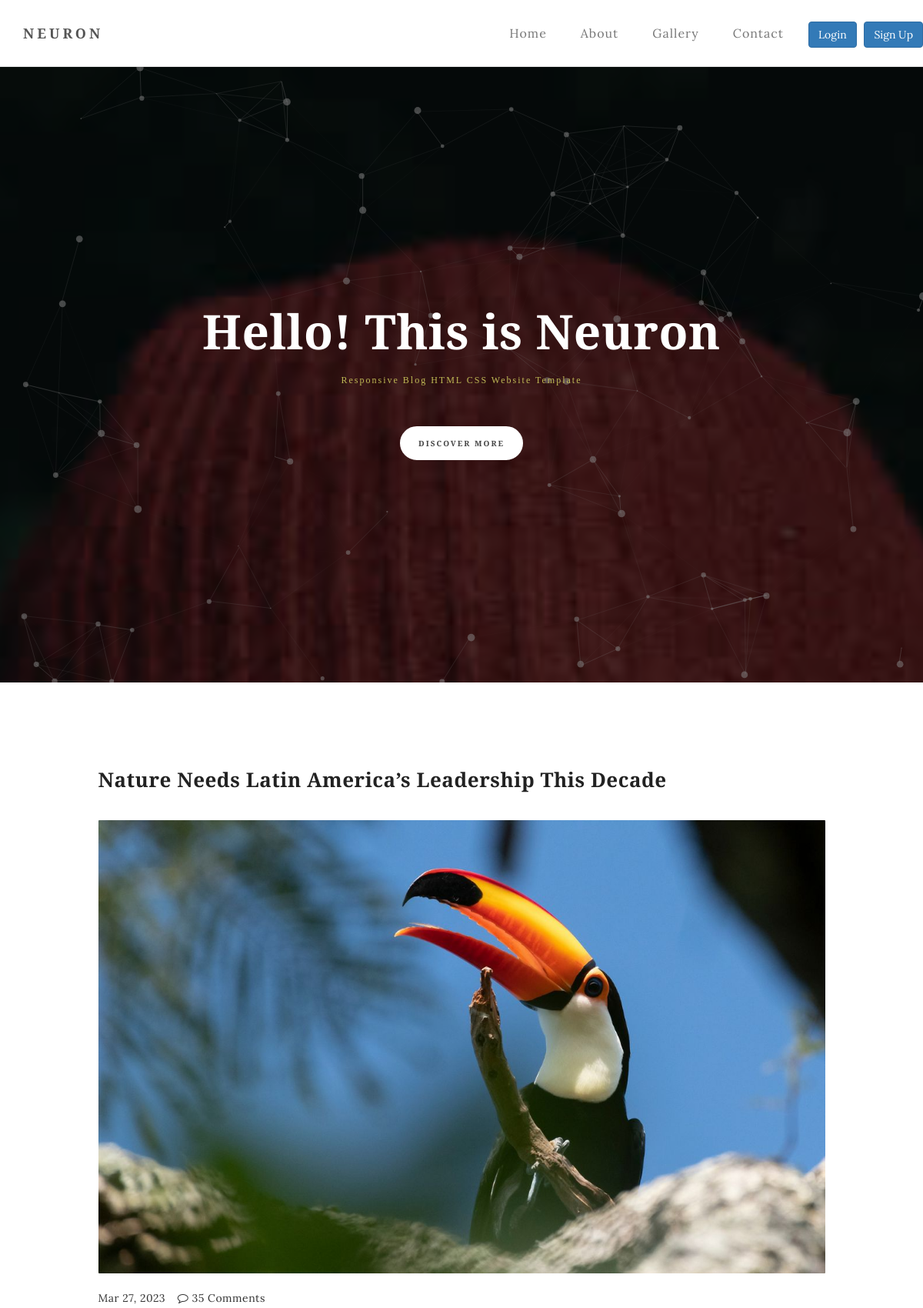
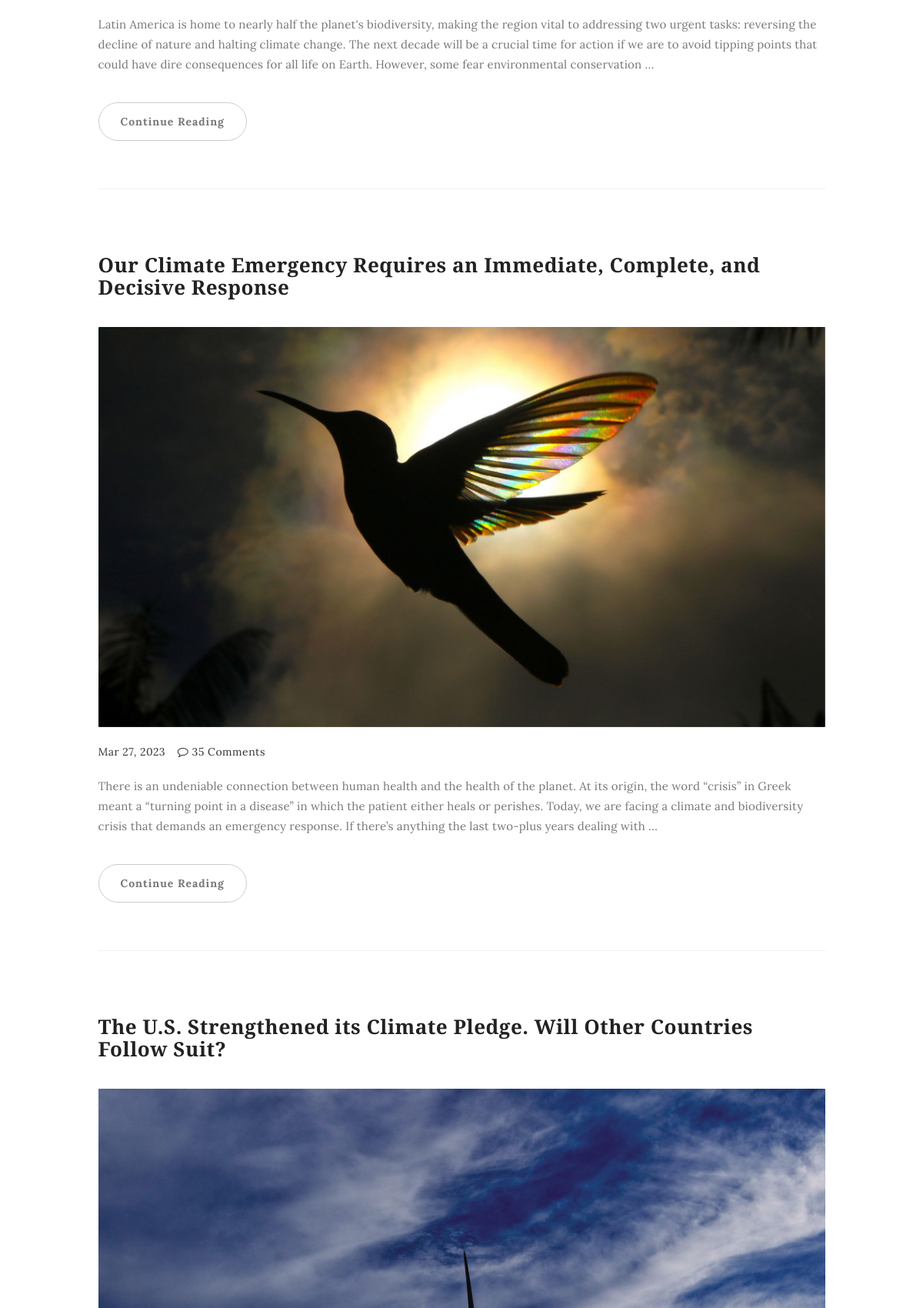
The page / (upper part) on the database its author committed (2 pictures, top to bottom).
### blog/models.py (models this page shows, shortened)
class New(models.Model):
    class Status(models.TextChoices):
        draft = 'DF', 'Draft'
        published = 'PB', 'Published'
    title = models.CharField(max_length=200)
    slug = models.SlugField(max_length=50)
    body = models.TextField()
    image = models.ImageField(upload_to='blog/', blank=True, null=True)
    publish_date = models.DateTimeField(default=timezone.now)
    create_time = models.DateTimeField(auto_now_add=True)
    status = models.CharField(max_length=2,
                              choices=Status.choices,
                              default=Status.draft
                              )
    published = PublishManager()
    class Meta:
        ordering = ['-publish_date']

### blog/views.py (the view)
# urls.py: path('', HomeView.as_view(), name='home'),
class HomeView(View):
    def get(self, request):
        data = New.published.all()
        context = {
            'data': data,
        }
        return render(request, 'blog/home.html', context)

### blog/models.py (called while the page is built)
    def get_queryset(self):
        return super().get_queryset().filter(status=New.Status.published)

### templates/blog/home.html (shortened to what this page needs)
{% extends 'base.html' %}
{% block content %}
<section id="home" class="main-home parallax-section">
     <div id="particles-js"></div>
     <div class="container">
          <div class="row">
               <div class="col-md-12 col-sm-12">
                    <h1>Hello! This is Neuron</h1>
                    <h4>Responsive Blog HTML CSS Website Template</h4>
                    <a class="smoothScroll btn btn-default">Discover More</a>
               </div>
          </div>
     </div>
</section>
<section id="blog">
     <div class="container">
          <div class="row">
               <div class="col-md-offset-1 col-md-10 col-sm-12">
                    {% for post in data %}
                         <div class="blog-post-thumb">
                              <div class="blog-post-title">
                                   <h3><a href="{% url 'blog:blog_detail_view' post.slug %}">{{ post.title }}</a></h3>
                              </div>
                              <div class="blog-post-image">
                                   <a href="{% url 'blog:blog_detail_view' post.slug %}">
                                        <img src="{{ post.image.url }}" class="img-responsive" alt="Blog Image">
                                   </a>
                              </div>
                              <div class="blog-post-format">
                                  <span>{{ post.publish_date|date:'M d, Y' }}</span>
                                   <span><i class="fa fa-comment-o"></i> 35 Comments</span>
                              </div>
                              <div class="blog-post-des">
                                   <p>{{ post.body | truncatewords:60 }}</p>
                                   <a href="{% url 'blog:blog_detail_view' post.slug %}" class="btn btn-default">Continue Reading</a>
                              </div>
                         </div>
                    {% endfor %}
               </div>
          </div>
     </div>
</section>
{% endblock %}

### templates/base.html (shortened to what this page needs)
{% load static %}
<!DOCTYPE html>
<html lang="en">
<head>
<link rel="stylesheet" href="{% static 'css/bootstrap.min.css' %}">
<link rel="stylesheet" href="{% static 'css/font-awesome.min.css' %}">
<link rel="stylesheet" href="{% static 'css/style.css' %}">
</head>
<body>
<div class="navbar navbar-default navbar-static-top" role="navigation">
     <div class="container">
          <div class="navbar-header">
               <a href="{% url 'blog:home' %}" class="navbar-brand">Neuron</a>
          </div>
          <div class="collapse navbar-collapse">
               <ul class="nav navbar-nav navbar-right">
                    <li><a href="{% url 'blog:home' %}">Home</a></li>
                    <li><a href="{% url 'blog:about' %}">About</a></li>
                    <li><a href="{% url 'blog:gallery' %}">Gallery</a></li>
                    <li><a href="{% url 'blog:contact' %}">Contact</a></li>
                   <div class="nav navbar-nav navbar-right" style="margin-top: 10px">
                       {% if request.user.is_authenticated %}
                          <div class="dropdown" style="margin-bottom: 20px !important;">
                              <h4 class="dropdown-toggle dropdown-btn" id="dropdownMenu1" data-toggle="dropdown" aria-haspopup="true" aria-expanded="true">
                                  {{ request.user.username }}
                                <span class="caret"></span>
                              </h4>
                              <ul class="dropdown-menu" aria-labelledby="dropdownMenu1">
                                <li><a href="#">Profile</a></li>
                                <li role="separator" class="divider"></li>
                                <li><a class="logout-anchor" href="#">Logout</a></li>
                              </ul>
                          </div>
                       {% else %}
                           <a href="{% url 'users:login' %}">
                               <button class="btn btn-primary" style="margin-left: 10px; ">Login</button>
                           </a>
                           <a href="{% url 'users:register' %}">
                               <button class="btn btn-primary" style="margin-left: 6px; ">Sign Up</button>
                           </a>
                       {% endif %}
                  </div>
               </ul>
          </div>
  </div>
</div>
{% block content %}
{% endblock %}
</body>
</html>

### static/css/style.css (style rules this page uses)
body { background: #ffffff; font-family: 'Lora', serif; font-style: normal; font-weight: 300; overflow-x: hidden; }
h1,h2,h3,h4,h5,h6 { font-family: 'Merriweather', serif; font-style: normal; font-weight: bold; letter-spacing: 0.5px; }
h1 { font-size: 62px; padding-bottom: 14px; margin-bottom: 0px; }
h2,h3 { padding-bottom: 6px; }
h3 { font-size: 26px; }
h4 { color: #666; font-size: 12px; font-weight: normal; letter-spacing: 2px; }
p { color: #777; font-size: 15px; font-weight: 300; line-height: 26px; letter-spacing: 0.2px; }
html { -webkit-font-smoothing: antialiased; }
a { color: #4d638c; -webkit-transition: 0.5s; -o-transition: 0.5s; transition: 0.5s; text-decoration: none !important; }
* { -webkit-box-sizing: border-box; -moz-box-sizing: border-box; box-sizing: border-box; }
*:before, *:after { -webkit-box-sizing: border-box; -moz-box-sizing: border-box; box-sizing: border-box; }
#about, #gallery, #contact, #blog, #blog-single-post { padding-top: 60px; padding-bottom: 80px; }
.parallax-section { background-attachment: fixed !important; background-size: cover !important; overflow: hidden; }
.navbar-default { background: #ffffff; margin: 0 !important; padding: 18px 0; }
.navbar-default .navbar-brand { color: #555; font-family: 'Merriweather', serif; font-weight: bold; text-transform: uppercase; letter-spacing: 4px; margin: 0; }
.navbar-default .navbar-nav li a { color: #777; font-size: 16px; letter-spacing: 1px; -webkit-transition: all 0.4s ease-in-out; transition: all 0.4s ease-in-out; padding-right: 22px; padding-left: 22px; }
#home { background-size: cover; background-position: center center; color: #ffffff; display: -webkit-box; display: -webkit-flex; display: -ms-flexbox; display: flex; -webkit-box-align: center; -webkit-align-items: center; -ms-flex-align: center; align-items: center; position: relative; text-align: center; }
.main-home { background: url('../images/home-bg.jpg') no-repeat; height: 100vh; }
#particles-js { position: absolute; width: 100%; height: 100vh; top: 0; left: 0; }
#home h4 { color: #bfba55; }
#home .btn { background: #ffffff; border: 2px solid #ffffff; border-radius: 100px; color: #444; font-family: 'Merriweather', serif; font-size: 10px; font-weight: bold; letter-spacing: 2px; text-transform: uppercase; padding: 13px 22px; margin-top: 42px; transition: all 0.4s ease-in-out; }
.blog-post-thumb { border-bottom: 1px solid #f0f0f0; padding-top: 32px; padding-bottom: 62px; margin-bottom: 32px; }
.blog-post-thumb:last-child { border-bottom: 0px; padding-bottom: 32px; margin-bottom: 0px; }
.blog-post-image, .blog-post-video { padding-top: 22px; padding-bottom: 22px; width: 100%; }
#about img, .blog-post-image img { border-radius: 1px; }
.blog-post-title a { color: #222; }
.blog-post-format { padding-bottom: 22px; }
.blog-post-format span { letter-spacing: 0.5px; padding-right: 12px; }
.blog-post-des .btn { border-radius: 100px; color: #777; font-weight: bold; letter-spacing: 1px; padding: 14px 28px; margin-top: 26px; transition: all 0.4s ease-in-out; }

### rows shown on the page
New: title "Nature Needs Latin America’s Leadership This Decade", image (picture), publish_date "Mar 27, 2023", body "Latin America is home to nearly half the planet's biodiversity, making the region vital to addressing two urgent tasks: reversing the decline of nature and halting climate change. The next decade will be a crucial time for action if we are to avoid tipping points that could have dire consequences for all life on Earth. However, some fear environmental conservation …"
New: title "Our Climate Emergency Requires an Immediate, Complete, and Decisive Response", image (picture), publish_date "Mar 27, 2023", body "There is an undeniable connection between human health and the health of the planet. At its origin, the word “crisis” in Greek meant a “turning point in a disease” in which the patient either heals or perishes. Today, we are facing a climate and biodiversity crisis that demands an emergency response. If there’s anything the last two-plus years dealing with …"
New: title "The U.S. Strengthened its Climate Pledge. Will Other Countries Follow Suit?", image (picture)
